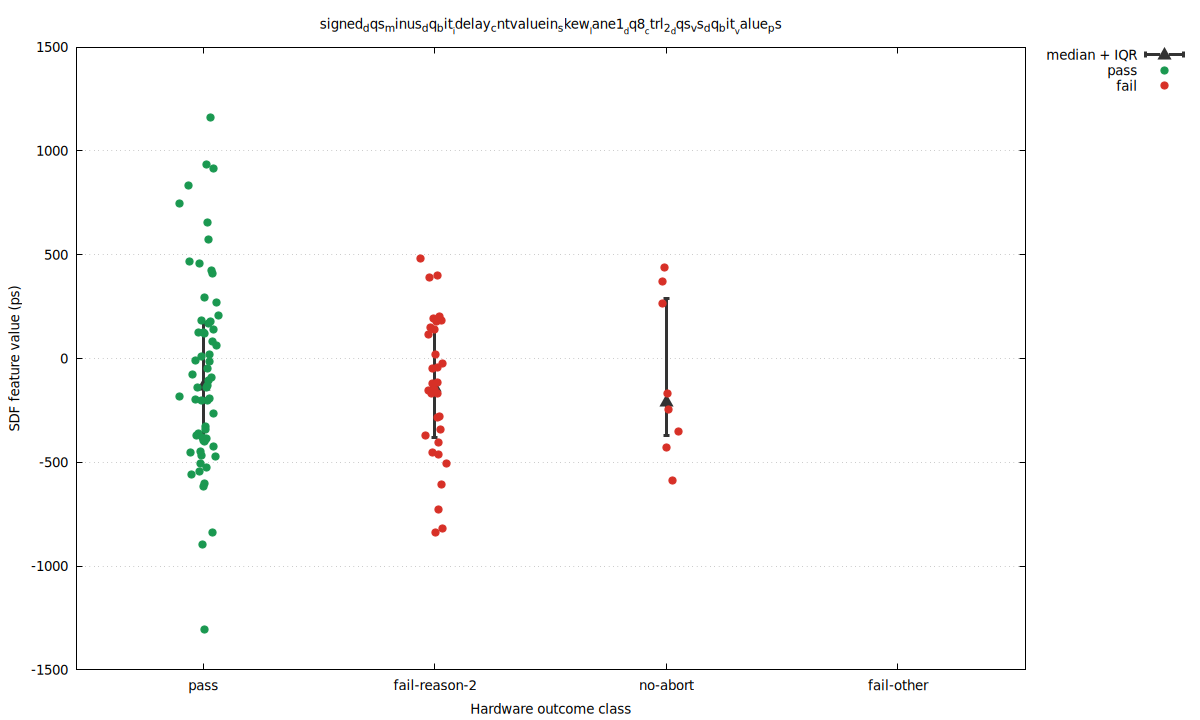

This figure's gnuplot source:
set terminal pngcairo size 1200,720 enhanced font 'DejaVu Sans,10'
set output 'signed_baseline_abort2_vs_pass_skew_signed_dqs_minus_dq_bit_idelay_cntvaluein_skew_lane1_dq8_ctrl_2_dqs_vs_dq_.png'
set datafile separator comma
set key outside right top
set grid ytics
set xrange [0.45:4.55]
set xtics ('pass' 1, 'fail-reason-2' 2, 'no-abort' 3, 'fail-other' 4)
set xlabel 'Hardware outcome class'
set ylabel 'SDF feature value (ps)'
set title 'signed_dqs_minus_dq_bit__idelay_cntvaluein_skew__lane1__dq8__ctrl_2__dqs_vs_dq_bit__value_ps'
plot \
  'signed_baseline_abort2_vs_pass_skew_signed_dqs_minus_dq_bit_idelay_cntvaluein_skew_lane1_dq8_ctrl_2_dqs_vs_dq_.summary.dat' using 1:4:3:5 with yerrorbars pt 9 ps 1.5 lw 3 lc rgb '#333333' title 'median + IQR', \
  'signed_baseline_abort2_vs_pass_skew_signed_dqs_minus_dq_bit_idelay_cntvaluein_skew_lane1_dq8_ctrl_2_dqs_vs_dq_.dat' using 1:4 with points pt 7 ps 1.2 lc rgb '#1a9850' title 'pass', \
  'signed_baseline_abort2_vs_pass_skew_signed_dqs_minus_dq_bit_idelay_cntvaluein_skew_lane1_dq8_ctrl_2_dqs_vs_dq_.dat' using 1:5 with points pt 7 ps 1.2 lc rgb '#d73027' title 'fail'
